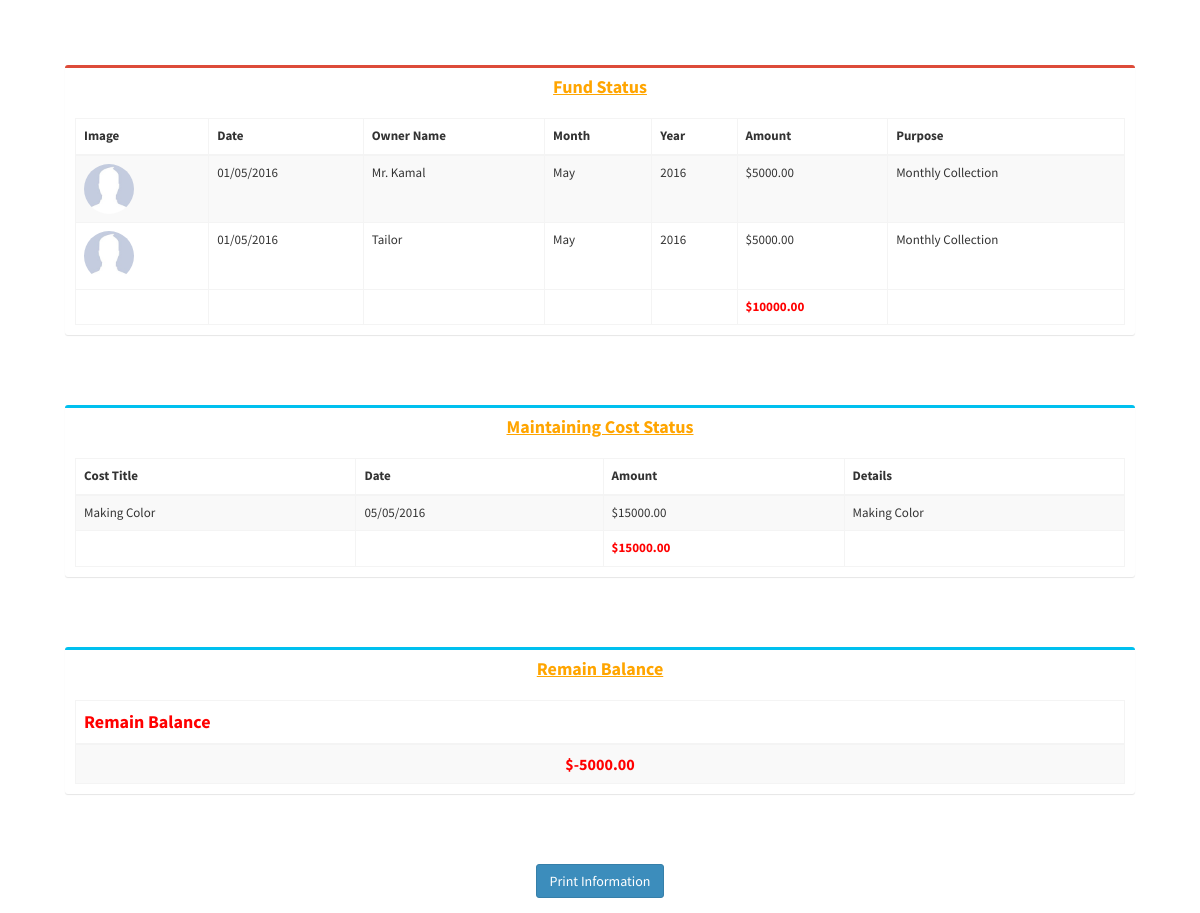
The app's page /report/fund_status.php (signed in) with its own data.
### tables this page shows
CREATE TABLE `tbl_add_fund` (
  `fund_id` int(11) NOT NULL,
  `owner_id` int(11) NOT NULL,
  `month_id` int(11) NOT NULL,
  `xyear` varchar(200) NOT NULL,
  `f_date` varchar(200) NOT NULL,
  `total_amount` decimal(15,2) NOT NULL DEFAULT '0.00',
  `purpose` varchar(400) NOT NULL,
  `branch_id` int(11) NOT NULL,
  `added_date` timestamp NOT NULL DEFAULT CURRENT_TIMESTAMP
);

CREATE TABLE `tbl_add_owner` (
  `ownid` int(11) NOT NULL,
  `o_name` varchar(200) NOT NULL,
  `o_email` varchar(200) NOT NULL,
  `o_contact` varchar(200) NOT NULL,
  `o_pre_address` varchar(500) NOT NULL,
  `o_per_address` varchar(500) NOT NULL,
  `o_nid` varchar(200) NOT NULL,
  `o_password` varchar(200) NOT NULL,
  `image` varchar(200) NOT NULL,
  `branch_id` int(11) NOT NULL,
  `created_date` timestamp NOT NULL DEFAULT CURRENT_TIMESTAMP
);

CREATE TABLE `tbl_add_month_setup` (
  `m_id` int(11) NOT NULL,
  `month_name` varchar(200) NOT NULL,
  `added_date` timestamp NOT NULL DEFAULT CURRENT_TIMESTAMP
);

CREATE TABLE `tbl_add_year_setup` (
  `y_id` int(11) NOT NULL,
  `xyear` varchar(200) NOT NULL,
  `added_date` timestamp NOT NULL DEFAULT CURRENT_TIMESTAMP
);

CREATE TABLE `tbl_settings` (
  `lang_code` varchar(100) NOT NULL,
  `currency` varchar(20) NOT NULL,
  `currency_seperator` varchar(5) NOT NULL,
  `currency_position` varchar(10) NOT NULL,
  `date_format` varchar(20) NOT NULL
);

CREATE TABLE `tbl_add_maintenance_cost` (
  `mcid` int(11) NOT NULL,
  `m_title` varchar(200) NOT NULL,
  `m_date` varchar(200) NOT NULL,
  `m_amount` decimal(15,2) NOT NULL DEFAULT '0.00',
  `m_details` varchar(200) NOT NULL,
  `xmonth` int(11) NOT NULL DEFAULT '0',
  `xyear` int(11) NOT NULL DEFAULT '0',
  `branch_id` int(11) NOT NULL,
  `added_date` timestamp NOT NULL DEFAULT CURRENT_TIMESTAMP
);

### language/English/lang_fund_status.php (called while the page is built)
<?php
$_data['text_1'] 		= "Fund Status";
$_data['text_2'] 		= "Image";
$_data['text_3'] 		= "Date";
$_data['text_4'] 		= "Owner Name";
$_data['text_5'] 		= "Month";
$_data['text_6'] 		= "Year";
$_data['text_7'] 		= "Amount";
$_data['text_8'] 		= "Purpose";
$_data['text_9'] 		= "Maintaining Cost Status";
$_data['text_10'] 		= "Cost Title";
$_data['text_11'] 		= "Details";
$_data['text_12'] 		= "Remain Balance";
$_data['text_13'] 		= "Print Information";
?>

### language/English/lang_common.php (called while the page is built)
<?php
$_data['save_button_text'] 					= "Save Information";
$_data['update_button_text'] 				= "Update Information";
$_data['home_breadcam'] 					= "Home";
$_data['delete_text']						= "Delete";
$_data['action_text']						= "Action";
$_data['details_information']				= "Details Infromation";
$_data['view_text'] 						= "View Details";
$_data['edit_text'] 						= "Edit";
$_data['back_text']							= "Back";
$_data['success'] 							= "Success";
$_data['upload_image'] 						= "Upload Image";
$_data['image'] 							= "Image";
$_data['submit'] 							= "Submit";
$_data['reset'] 							= "Reset";
$_data['setting'] 							= "Setting";
$_data['reset_text'] 						= "Please Reset First Before Insert";
$_data['owner_dashboard'] 					= "Owner Dashboard";
$_data['dashboard'] 						= "Dashboard";
$_data['print'] 							= "Print Information";
?>

### report/fund_status.php (the view, shortened to what this page needs)
<?php
include("../config.php");
$lang_code_global = "English";
$global_currency = "$";
$currency_position = "left";
$query_ams_settings = mysql_query("SELECT * FROM tbl_settings",$link);
while($row_query_ams_core = mysql_fetch_array($query_ams_settings)){
	$lang_code_global = $row_query_ams_core['lang_code'];
	$global_currency = $row_query_ams_core['currency'];
	$currency_position = $row_query_ams_core['currency_position'];
}
include(ROOT_PATH.'language/'.$lang_code_global.'/lang_fund_status.php');
include(ROOT_PATH.'language/'.$lang_code_global.'/lang_common.php');
?>
<!DOCTYPE html>
<html>
<head>
<link href="<?php echo WEB_URL; ?>bootstrap/css/bootstrap.min.css" rel="stylesheet" type="text/css" />
<link href="<?php echo WEB_URL; ?>dist/font-awesome/css/font-awesome.min.css" rel="stylesheet" type="text/css" />
<link href="<?php echo WEB_URL; ?>dist/ionicons/2.0.1/css/ionicons.min.css" rel="stylesheet" type="text/css" />
<link href="<?php echo WEB_URL; ?>dist/css/AdminLTE.css" rel="stylesheet" type="text/css" />
<link href="<?php echo WEB_URL; ?>dist/css/skins/_all-skins.min.css" rel="stylesheet" type="text/css" />
<link href="<?php echo WEB_URL; ?>plugins/iCheck/all.css" rel="stylesheet" type="text/css" />
<link href="<?php echo WEB_URL; ?>plugins/datatables/dataTables.bootstrap.css" rel="stylesheet" type="text/css" />
<link href="<?php echo WEB_URL; ?>dist/css/dataTables.responsive.css" rel="stylesheet" type="text/css" />
<link href="<?php echo WEB_URL; ?>dist/css/dataTables.tableTools.min.css" rel="stylesheet" type="text/css" />
<link href="<?php echo WEB_URL; ?>plugins/datepicker/datepicker3.css" rel="stylesheet" type="text/css" />
</head>
<body>
<section class="content">
<div id="printable">
  <div align="center" style="margin:50px;">
    <div class="row">
      <div class="col-xs-12">
        <div class="box box-danger">
          <div class="box-header">
            <h3 style="text-decoration:underline;font-weight:bold;color:orange" class="box-title"><?php echo $_data['text_1'];?></h3>
          </div>
          <div class="box-body">
            <table style="font-size:13px;" class="table sakotable table-bordered table-striped dt-responsive">
              <thead>
                <tr>
                  <th><?php echo $_data['text_2'];?></th>
                  <th><?php echo $_data['text_3'];?></th>
                  <th><?php echo $_data['text_4'];?></th>
                  <th><?php echo $_data['text_5'];?></th>
                  <th><?php echo $_data['text_6'];?></th>
                  <th><?php echo $_data['text_7'];?></th>
                  <th><?php echo $_data['text_8'];?></th>
                </tr>
              </thead>
              <tbody>
                <?php
			$fund_sub_total = 0;
			$result = mysql_query("Select *,ow.o_name,ow.image,m.month_name,y.xyear as y_xyear from tbl_add_fund fu inner join tbl_add_owner ow on ow.ownid = fu.owner_id inner join tbl_add_month_setup m on m.m_id = fu.month_id inner join tbl_add_year_setup y on y.y_id = fu.xyear where fu.branch_id = '" . (int)$_SESSION['objLogin']['branch_id'] . "' order by fu.fund_id desc",$link);
			while($row = mysql_fetch_array($result)){
				$fund_sub_total +=(float)$row['total_amount'];
				$image = WEB_URL . 'img/no_image.jpg';
				?>
                <tr>
                  <td><img class="photo_img_round" style="width:50px;height:50px;" src="<?php echo $image;  ?>" /></td>
                  <td><?php echo $row['f_date']; ?></td>
                  <td><?php echo $row['o_name']; ?></td>
                  <td><?php echo $row['month_name']; ?></td>
                  <td><?php echo $row['y_xyear']; ?></td>
                  <?php if($currency_position == 'left') { ?>
                  <td><?php echo $global_currency.$row['total_amount']; ?></td>
                  <?php } else { ?>
                  <td><?php echo $row['total_amount'].$global_currency; ?></h3>
                  <?php } ?>
                  <td><?php echo $row['purpose']; ?></td>
                </tr>
                <?php }  ?>
              </tbody>
              <tfoot>
                <tr>
                  <th>&nbsp;</th>
                  <th>&nbsp;</th>
                  <th>&nbsp;</th>
                  <th>&nbsp;</th>
                  <th>&nbsp;</th>
                  <th style="color:red;"><?php if($currency_position == 'left'){echo $global_currency.number_format($fund_sub_total, 2, '.', '');}else { echo number_format($fund_sub_total, 2, '.', '').$global_currency;} ?></th>
                  <th>&nbsp;</th>
                </tr>
              </tfoot>
            </table>
          </div>
        </div>
      </div>
    </div>
  </div>
  <div align="center" style="margin:50px;">
    <div class="row">
      <div class="col-xs-12">
        <div class="box box-info">
          <div class="box-header">
            <h3 style="text-decoration:underline;font-weight:bold;color:orange" class="box-title"><?php echo $_data['text_9'];?></h3>
          </div>
          <div class="box-body">
            <table style="font-size:13px;" class="table sakotable table-bordered table-striped dt-responsive">
              <thead>
                <tr>
                  <th><?php echo $_data['text_10'];?></th>
                  <th><?php echo $_data['text_3'];?></th>
                  <th><?php echo $_data['text_7'];?></th>
                  <th><?php echo $_data['text_11'];?></th>
                </tr>
              </thead>
              <tbody>
                <?php
				$cost_sub_total = 0;
				$result_cost = mysql_query("Select * from tbl_add_maintenance_cost order by mcid desc",$link);
				while($row_cost = mysql_fetch_array($result_cost)){
				$cost_sub_total +=(float)$row_cost['m_amount'];
				?>
              <td><?php echo $row_cost['m_title']; ?></td>
                <td><?php echo $row_cost['m_date']; ?></td>
                <?php if($currency_position == 'left') { ?>
                <td><?php echo $global_currency.$row_cost['m_amount']; ?></td>
                <?php } else { ?>
                <td><?php echo $row_cost['m_amount'].$global_currency; ?></h3>
                <?php } ?>
                <td><?php echo $row_cost['m_details']; ?></td>
              <?php }  ?>
              </tbody>
              <tfoot>
                <tr>
                  <th>&nbsp;</th>
                  <th>&nbsp;</th>
                  <th style="color:red;"><?php if($currency_position == 'left'){echo $global_currency.number_format($cost_sub_total, 2, '.', '');}else { echo number_format($cost_sub_total, 2, '.', '').$global_currency;} ?></th>
                  <th>&nbsp;</th>
                </tr>
              </tfoot>
            </table>
          </div>
        </div>
      </div>
    </div>
  </div>
  <div align="center" style="margin:50px;">
    <div class="row">
      <div class="col-xs-12">
        <div class="box box-info">
          <div class="box-header">
            <h3 style="text-decoration:underline;font-weight:bold;color:orange" class="box-title"><?php echo $_data['text_12'];?></h3>
          </div>
          <div class="box-body">
            <table style="font-size:13px;text-align:center" class="table sakotable table-bordered table-striped dt-responsive">
              <thead>
                <tr>
                  <th style="color:red; font-size:18px; font-weight:bold;"><?php echo $_data['text_12'];?></th>
                </tr>
              </thead>
              <tbody>
                <?php
           $remain_balance = $fund_sub_total - $cost_sub_total;?>
                <tr>
                  <td style="color:red; font-weight:bold; font-size:16px;">
				  <?php if($currency_position == 'left'){echo $global_currency.number_format($remain_balance, 2, '.', '');}else { echo number_format($remain_balance, 2, '.', '').$global_currency;} ?></td>
                </tr>
              </tbody>
            </table>
          </div>
        </div>
      </div>
    </div>
  </div>
</div>
<div align="center"><a class="btn btn-primary btn_save" onClick="javascript:printContent('printable','Visitors Report');" href="javascript:void(0);"><?php echo $_data['text_13'];?></a></div>
</body>
</html>

### records on screen
tbl_add_fund: f_date "01/05/2016", tbl_add_owner.o_name "Mr. Kamal", tbl_add_month_setup.month_name "May", tbl_add_year_setup.xyear "2016", total_amount "5000.00", purpose "Monthly Collection"
tbl_settings: currency "$"
tbl_add_fund: f_date "01/05/2016", tbl_add_owner.o_name "Tailor", tbl_add_month_setup.month_name "May", tbl_add_year_setup.xyear "2016", total_amount "5000.00", purpose "Monthly Collection"
tbl_add_maintenance_cost: m_title "Making Color", m_date "05/05/2016", m_amount "15000.00", m_details "Making Color"

### other values on screen
$_data['text_1'] "Fund Status"
$_data['text_2'] "Image"
$_data['text_3'] "Date"
$_data['text_4'] "Owner Name"
$_data['text_5'] "Month"
$_data['text_6'] "Year"
$_data['text_7'] "Amount"
$_data['text_8'] "Purpose"
$fund_sub_total "10000.00"
$_data['text_9'] "Maintaining Cost Status"
$_data['text_10'] "Cost Title"
$_data['text_11'] "Details"
$cost_sub_total "15000.00"
$_data['text_12'] "Remain Balance"
$remain_balance "-5000.00"
